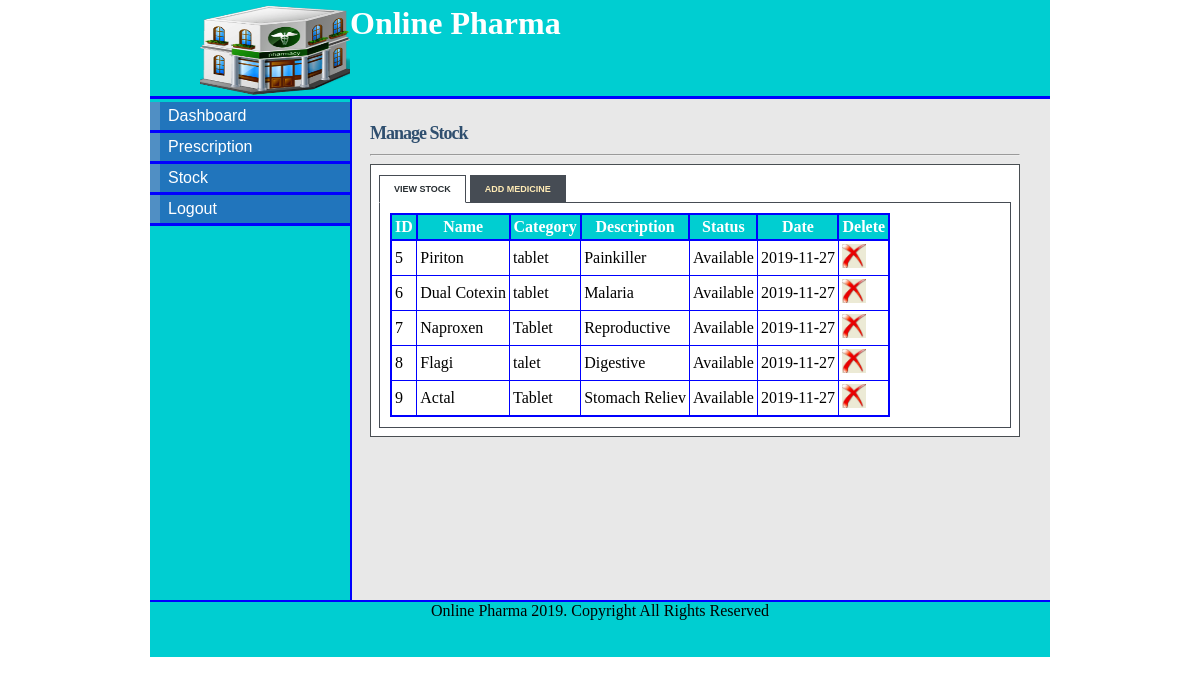
/stock_pharmacist.php (signed in), run on the app's committed database.
### tables this page shows
CREATE TABLE IF NOT EXISTS `stock` (
  `stock_id` tinyint(5) NOT NULL AUTO_INCREMENT,
  `drug_name` varchar(20) NOT NULL,
  `category` varchar(20) NOT NULL,
  `description` varchar(50) NOT NULL,
  `company` varchar(20) NOT NULL,
  `supplier` varchar(20) NOT NULL,
  `quantity` int(11) NOT NULL,
  `cost` int(11) NOT NULL,
  `status` enum('Available','Inavailable') NOT NULL,
  `date_supplied` date NOT NULL,
  PRIMARY KEY (`stock_id`)
);

### stock_pharmacist.php (the view, shortened to what this page needs)
<!DOCTYPE html>
<html>
<head>
<link rel="stylesheet" type="text/css" href="style/mystyle.css">
<link rel="stylesheet" href="style/style.css" type="text/css" media="screen" />
<link rel="stylesheet" href="style/table.css" type="text/css" media="screen" />
</head>
<body>
<div id="content">
<div id="header">
<h1><a href="#"><img src="images/hd_logo.jpg"></a> Online Pharma</h1></div>
<div id="left_column">
<div id="button">
<ul>
			<li><a href="pharmacist.php">Dashboard</a></li>
			<li><a href="prescription.php">Prescription</a></li>
			<li><a href="stock_pharmacist.php">Stock</a></li>
			<li><a href="logout.php">Logout</a></li>
		</ul>
</div>
		</div>
<div id="main">
<div id="tabbed_box" class="tabbed_box">
    <h4>Manage Stock</h4>
<hr/>
    <div class="tabbed_area">
        <ul class="tabs">
            <li><a href="javascript:tabSwitch('tab_1', 'content_1');" id="tab_1" class="active">View Stock</a></li>
            <li><a href="javascript:tabSwitch('tab_2', 'content_2');" id="tab_2">Add Medicine</a></li>
        </ul>
        <div id="content_1" class="content">
		<?php
        $result = mysql_query("SELECT * FROM stock")
                or die(mysql_error());
        echo "<table border='1' cellpadding='3'>";
         echo "<tr><th>ID</th><th>Name</th><th>Category</th><th>Description</th><th>Status </th><th>Date </th><th>Delete</th></tr>";
        while($row = mysql_fetch_array( $result )) {
                echo "<tr>";
                 echo '<td>' . $row['stock_id'] . '</td>';
                echo '<td>' . $row['drug_name'] . '</td>';
				echo '<td>' . $row['category'] . '</td>';
				echo '<td>' . $row['description'] . '</td>';
				echo '<td>' . $row['status'] . '</td>';
				echo '<td>' . $row['date_supplied'] . '</td>';?>
				<td><a href="delete_stock.php?stock_id=<?php echo $row['stock_id']?>"><img src="images/delete-icon.jpg" width="24" height="24" border="0" /></a></td>
				<?php
		 }
        echo "</table>";
?>
        </div>
    </div>
</div>
</div>
<div id="footer" align="Center"> Online Pharma 2019. Copyright All Rights Reserved</div>
</div>
</body>
</html>

### style/mystyle.css (style rules this page uses)
body { margin-top: 0px; padding-top: 0px; }
#content { margin-left: auto; margin-right: auto; background: #E8E8E8; width: 900px; height: 600px; }
#header { width: 900px; height: 96px; background: #00CED1; border-bottom: solid 3px blue; }
#header h1 { margin: 0px; padding-top: 5px; margin-left: 50px; color: #fff; }
#header img { float:left; height: 90px; width: 150px; }
#left_column { clear: all; float: left; width: 200px; height: 501px; background: #00CED1; border-right:solid 2px blue; }
#main { clear: all; width: 780px; height: 470px; background: #E8E8E8; }
#button { width: 12.5em; padding: 0 0 1em 0; margin-top: 0.2em; margin-bottom: 1em; font-family: 'Trebuchet MS', 'Lucida Grande', Verdana, Arial, Sans-serif; background: #00CED1; color: #333; }
#button ul { list-style: none; margin: 0; padding: 0; border: none; }
#button li { border-bottom: 3px solid blue; margin: 0; list-style: none; list-style-image: none; }
#button li a { display: block; padding: 5px 5px 5px 0.5em; border-left: 10px solid #508fc4; border-right: 10px solid #2175bc; background-color: #2175bc; color: #fff; text-decoration: none; width: 100%; }
html>body #button li a { width: auto; }
#footer { width: 900px; height: 55px; background: #00CED1; clear: all; border-top: solid 2px blue; }

### style/style.css (style rules this page uses)
#tabbed_box { margin: 0px auto 0px 220px; width: 650px; }
.tabbed_box h4 { font-size: 18px; color:#2F4F6F; letter-spacing:-1px; margin-bottom:10px; }
.tabbed_area { border: 1px solid #494e52; background-color: #fff; padding: 8px; }
ul.tabs { margin: 0px; padding: 0px; margin-top: 5px; margin-bottom: 6px; }
ul.tabs li { list-style: none; display: inline; }
ul.tabs li a { background-color: #464c54; color: #ffebb5; padding: 8px 14px 8px 14px; text-decoration: none; font-size: 9px; font-family: Verdana, Arial, Helvetica, sans-serif; font-weight: bold; text-transform: uppercase; border: 1px solid #464c54; }
ul.tabs li a.active { background-color: #ffffff; color: #282e32; border: 1px solid #464c54; border-bottom: 1px solid #ffffff; }
.content { background-color: #ffffff; padding: 10px; border: 1px solid #464c54; }

### style/table.css (style rules this page uses)
table { border-collapse:collapse; }
table,th { border: 2px solid blue; }
th { background-color: #00CED1; color:white; }

### stock_pharmacist.php (style rules this page uses)
#main { height: 477px; }

### data on the page
stock: stock_id "5", drug_name "Piriton", category "tablet", description "Painkiller", status "Available", date_supplied "2019-11-27"
stock: stock_id "6", drug_name "Dual Cotexin", category "tablet", description "Malaria", status "Available", date_supplied "2019-11-27"
stock: stock_id "7", drug_name "Naproxen", category "Tablet", description "Reproductive", status "Available", date_supplied "2019-11-27"
stock: stock_id "8", drug_name "Flagi", category "talet", description "Digestive", status "Available", date_supplied "2019-11-27"
stock: stock_id "9", drug_name "Actal", category "Tablet", description "Stomach Reliev", status "Available", date_supplied "2019-11-27"
